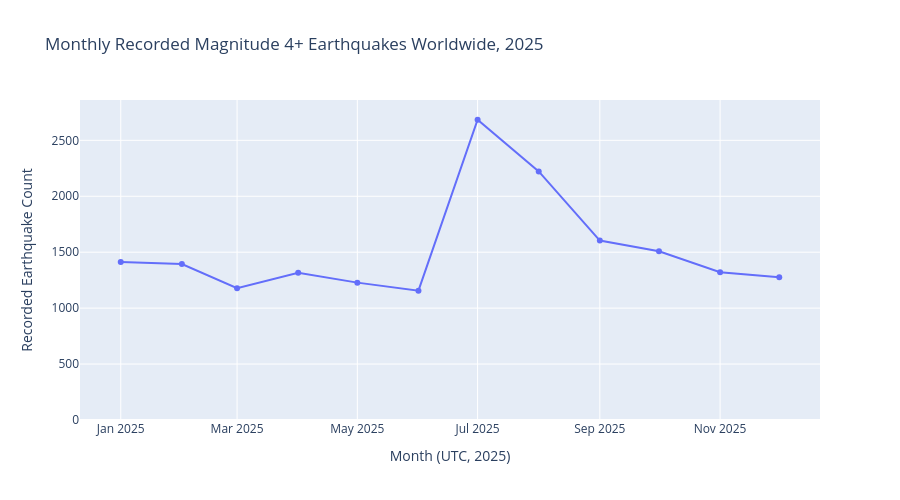

This figure's notebook cell:
### Markdown cell above
**What does Figure 1 show? Describe a pattern and record at least one value with its place, time, and units or count.**

Your answer:Figure 1 maps 18,302 recorded magnitude 4.0 or greater earthquakes worldwide during 2025. Events are clustered rather than evenly distributed, with prominent bands around the Pacific margins and across ocean basins. Color represents reported magnitude. The largest event in this dataset is labeled “2025 Kamchatka Peninsula, Russia Earthquake,” recorded on July 29, 2025 at 23:24:52 UTC, with magnitude 8.8 (mww) and depth 35 km. Overlapping markers can hide events, so visible dots do not provide exact regional counts.

### Code cell
fig = px.line(
    monthly_counts_df.sort_values("month"),
    x="month",
    y="earthquake_count",
    markers=True,
    labels={
        "month": "Month (UTC, 2025)",
        "earthquake_count": "Recorded Earthquake Count"
    },
    title="Monthly Recorded Magnitude 4+ Earthquakes Worldwide, 2025"
)

fig.update_yaxes(rangemode="tozero")
fig.update_layout(height=500)
fig.show()

### Figure 1 — Plotly figure (JSON) as saved in the notebook; plotly's stock layout.template omitted (floating-point values rounded to 4 significant figures)
{"data": [{"hovertemplate": "Month (UTC, 2025)=%{x}<br>Recorded Earthquake Count=%{y}<extra></extra>", "legendgroup": "", "line": {"color": "#636efa", "dash": "solid"}, "marker": {"symbol": "circle"}, "mode": "lines+markers", "name": "", "orientation": "v", "showlegend": false, "type": "scatter", "x": ["2025-01", "2025-02", "2025-03", "2025-04", "2025-05", "2025-06", "2025-07", "2025-08", "2025-09", "2025-10", "2025-11", "2025-12"], "xaxis": "x", "y": [1413, 1394, 1178, 1316, 1228, 1156, 2684, 2222, 1604, 1509, 1321, 1277], "yaxis": "y"}], "layout": {"height": 500, "legend": {"tracegroupgap": 0}, "title": {"text": "Monthly Recorded Magnitude 4+ Earthquakes Worldwide, 2025"}, "xaxis": {"anchor": "y", "domain": [0, 1], "title": {"text": "Month (UTC, 2025)"}}, "yaxis": {"anchor": "x", "domain": [0, 1], "rangemode": "tozero", "title": {"text": "Recorded Earthquake Count"}}}}
